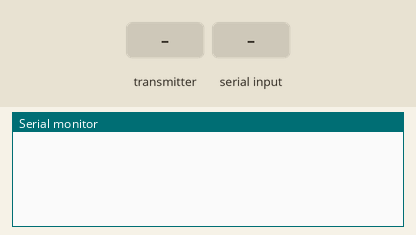
Simulated run of this sketch. Board: ESP8266 (NodeMCU). On the bench: the last lines printed to the serial monitor. Inputs (shaded band) come from the test bench.

Above: at 1.2 s.
1.3 s: the transmitter starts sending fwd_kp = 0
At 1.61 s:
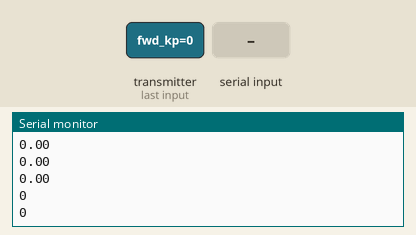
2.8 s: "90,45,200\n" received over Serial
At 4.11 s:
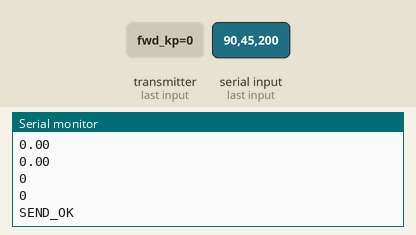
5.3 s: the transmitter starts sending fwd_kd = 25
6.8 s: the transmitter starts sending rot_kp = 50
8.3 s: the transmitter starts sending rot_kd = 100
9.8 s: the transmitter starts sending speed = 256
Timing chart, 0 to 12.3 s (numbered marks = the images above; inputs shaded):
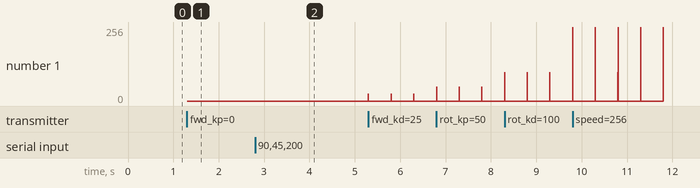

The sketch:

esp01.ino
```cpp
#include <espnow.h>
#include <ESP8266WiFi.h>

uint8_t peerMac[] = { 0xCC, 0xDB, 0xA7, 0x33, 0x1D, 0x00 };
//0xD8, 0x3B, 0xDA, 0xA3, 0x88, 0x20

//receiving packet strucutre
typedef struct {
  float fwd_kp;
  float fwd_kd;
  float rot_kp;
  float rot_kd;
  float steering_kp;
  float steering_kd;
  int speed;
  int omega;
} ReceivePacket;

// Sending packet structure
typedef struct {
  float speed;
  float omega;
  float distance;
  float angle;
} SendPacket;

ReceivePacket recPacket;
SendPacket sendPacket;


void setup() {
  Serial.begin(115200);

  WiFi.mode(WIFI_STA);

  //0 is used instead of ESP_OK as apparently it isn't defined in the header
  if (esp_now_init() != 0) {
    Serial.println("Error initializing ESP-NOW");
    return;
  }

  esp_now_set_self_role(ESP_NOW_ROLE_COMBO);
  // Register the send and receive callback functions
  esp_now_register_send_cb(OnDataSent);
  esp_now_register_recv_cb(OnDataReceived);

  // Add the peer device
  esp_now_add_peer(peerMac, ESP_NOW_ROLE_COMBO, 1, NULL, 0);
}

void loop() {

  if (Serial.available() > 0) {
    sendPacket.speed = Serial.parseFloat();
    sendPacket.omega = Serial.parseFloat();
    sendPacket.distance = Serial.parseFloat();
    sendPacket.angle = Serial.parseFloat();

    esp_now_send(peerMac, (uint8_t*)&sendPacket, sizeof(sendPacket));
  }
}

void OnDataReceived(uint8_t* mac, uint8_t* incomingData, uint8_t len) {
  memcpy(&recPacket, incomingData, sizeof(recPacket));

  Serial.println(recPacket.fwd_kp);
  Serial.println(recPacket.fwd_kd);
  Serial.println(recPacket.rot_kp);
  Serial.println(recPacket.rot_kd);
  Serial.println(recPacket.steering_kp);
  Serial.println(recPacket.steering_kd);
  Serial.println(recPacket.speed);
  Serial.println(recPacket.omega);
}

void OnDataSent(uint8_t* mac_addr, uint8_t sendStatus) {
  if (sendStatus == 0) {
    Serial.println("SEND_OK");
  } else {
    Serial.println("SEND_FAIL");
  }
}
```

Measured:
- after the input at 1.3 s, the serial monitor: prints a new line at once (image 1)
- after the input at 2.8 s, the serial monitor: prints a new line after 1.0 s (image 2)
